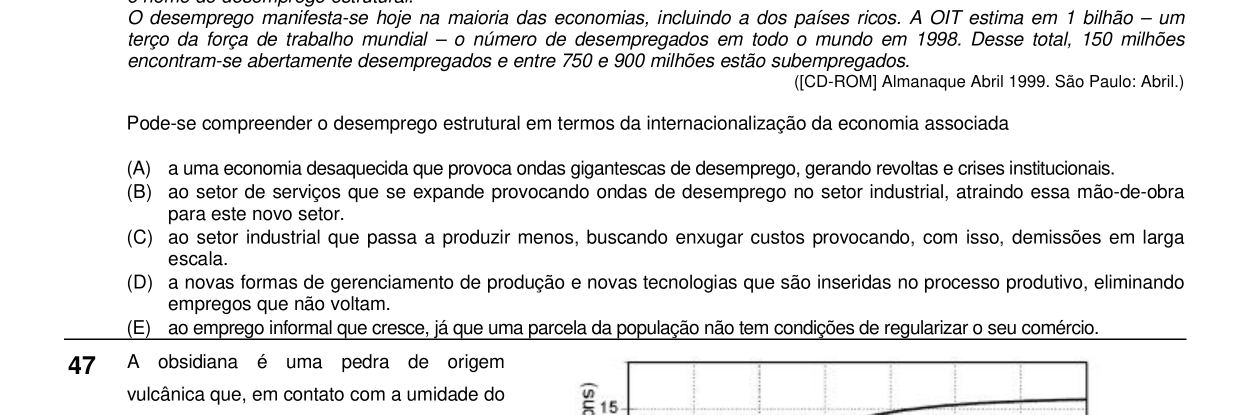
#> input picture questoes_recortadas/Q01.png, 2480 x 829 px, given as the content of the folder ../imagens_originais, which was not available (shown at 1/2 size)
$ python recortar_questoes.py
#> lines starting #> are read from the running program, lines starting #| are printed output that depends on the picture; after the words box and inside, x2 and y2 are one past the last pixel; in counts of white or black regions, pixels touching at a corner belong together
import cv2
import pytesseract
import re
import os

# ----------------- CONFIGURAÇÕES (AJUSTE AQUI SE PRECISAR) -----------------
# Se o Tesseract não estiver no PATH do Windows, descomente e informe o caminho:
# pytesseract.pytesseract.tesseract_cmd = r'C:\Program Files\Tesseract-OCR\tesseract.exe'

PASTA_ORIGINAIS = "../imagens_originais"
PASTA_QUESTOES = "../questoes_recortadas"
NUMERO_QUESTOES = 63   # ENEM 1999 teve 63 questões
# -------------------------------------------------------------------------

os.makedirs(PASTA_QUESTOES, exist_ok=True)

def encontrar_numeros_questoes(imagem):
    """Retorna lista com número e coordenada y de cada questão detectada."""
    gray = cv2.cvtColor(imagem, cv2.COLOR_BGR2GRAY)
    _, thresh = cv2.threshold(gray, 150, 255, cv2.THRESH_BINARY_INV)

    dados = pytesseract.image_to_data(thresh, lang='por', output_type=pytesseract.Output.DICT)

    questoes = []
    for i in range(len(dados['text'])):
        texto = dados['text'][i].strip()
        # Padrão para "01", "1.", "1-", "01 -", etc.
        match = re.match(r'^(\d{1,2})\s*[\.\-\–]?', texto)
        if match:
            num = int(match.group(1))
            if 1 <= num <= NUMERO_QUESTOES:
                y = dados['top'][i]
                h = dados['height'][i]
                questoes.append({
                    'numero': num,
                    'y_centro': y + h // 2,
                    'y_topo': y,
                    'altura': h
                })
    # Remove duplicatas (mantendo a primeira ocorrência de cada número)
    vistos = set()
    unicas = []
    for q in questoes:
        if q['numero'] not in vistos:
            vistos.add(q['numero'])
            unicas.append(q)
    unicas.sort(key=lambda q: q['numero'])
    return unicas

def recortar_pagina(caminho_imagem):
#> called with caminho_imagem = '../imagens_originais/Q01.png'
    img = cv2.imread(caminho_imagem)
#> img is the input picture: shape (829, 2480, 3); min 0, max 255, mean 233
    if img is None:
        print(f"Erro ao ler {caminho_imagem}")
        return
    altura, largura = img.shape[:2]
#> altura = 829; largura = 2480
    questoes = encontrar_numeros_questoes(img)
#> in encontrar_numeros_questoes, `_, thresh = cv2.threshold(gray, 150, 255, cv2.THRESH_BINARY_INV)`:
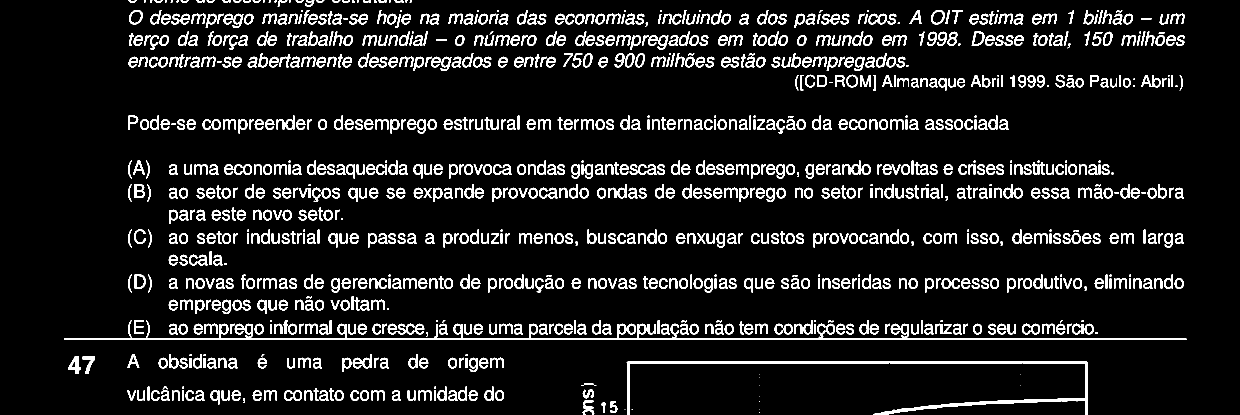
#> thresh: shape (829, 2480) (shown at 1/2 size); 9.1% white; 1130 white regions (94 under 20 px), largest, box (x1, y1, x2, y2) and area: (1253, 722, 2175, 829) 6972, (128, 677, 2373, 680) 6735, (137, 712, 162, 748) 458
    if len(questoes) < 2:
        print(f"  Poucas questões encontradas em {caminho_imagem}, pulando.")
        return

    print(f"  {len(questoes)} questões identificadas.")
    for i in range(len(questoes) - 1):
        q_atual = questoes[i]
        q_prox = questoes[i+1]
        # Topo: um pouco acima do número da questão atual
        topo = max(0, q_atual['y_topo'] - 20)
        # Base: um pouco acima do número da próxima questão
        base = min(q_prox['y_topo'] - 10, altura)
        if base - topo < 50:
            continue
        recorte = img[topo:base, 0:largura]
        nome = f"Q{q_atual['numero']:02d}.png"
        cv2.imwrite(os.path.join(PASTA_QUESTOES, nome), recorte)
        print(f"    {nome} salva.")

    # Última questão da página (vai até o final da imagem)
    ultima = questoes[-1]
    topo = max(0, ultima['y_topo'] - 20)
    base = altura
    recorte = img[topo:base, 0:largura]
    nome = f"Q{ultima['numero']:02d}.png"
    cv2.imwrite(os.path.join(PASTA_QUESTOES, nome), recorte)
    print(f"    {nome} salva.")

# Processar todas as imagens na pasta originais
arquivos = sorted([
    f for f in os.listdir(PASTA_ORIGINAIS)
    if f.lower().endswith(('.png', '.jpg', '.jpeg'))
])

if not arquivos:
    print("Nenhuma imagem encontrada em 'imagens_originais'. Coloque as imagens lá primeiro.")
else:
    for arquivo in arquivos:
        caminho = os.path.join(PASTA_ORIGINAIS, arquivo)
        print(f"Processando {arquivo}...")
#> (the run stopped early here; a loop or call above may not have finished)

$ run again, on questoes_recortadas/Q05.png
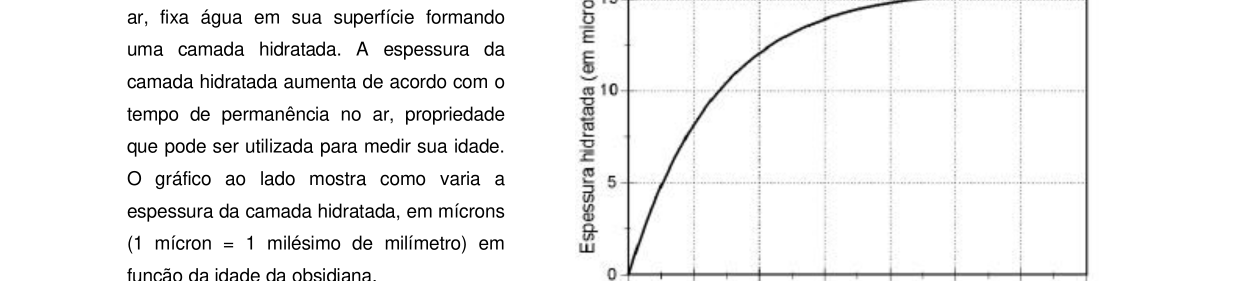
#> input picture questoes_recortadas/Q05.png, 2480 x 562 px, given as the content of the folder ../imagens_originais, which was not available (shown at 1/2 size)
#> in recortar_pagina, img is the input picture: shape (562, 2480, 3); min 0, max 255, mean 242.3
#> in encontrar_numeros_questoes, `_, thresh = cv2.threshold(gray, 150, 255, cv2.THRESH_BINARY_INV)`:
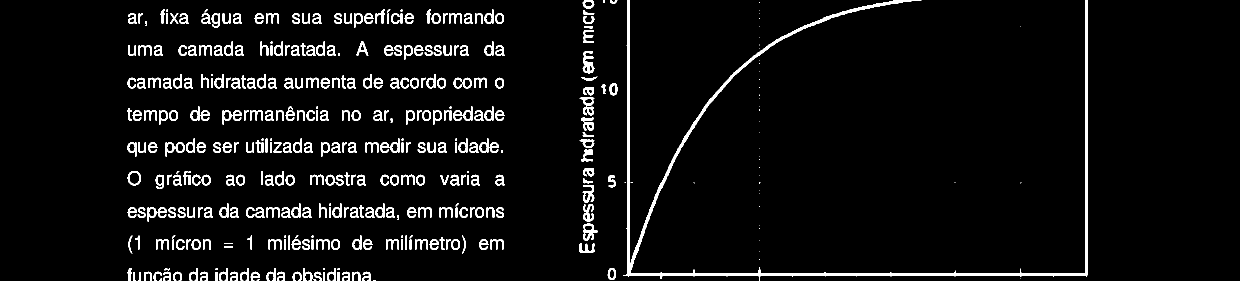
#> thresh: shape (562, 2480) (shown at 1/2 size); 5% white; 394 white regions (68 under 20 px), largest, box (x1, y1, x2, y2) and area: (1246, 0, 2175, 562) 14137, (1165, 102, 1189, 147) 560, (1166, 447, 1196, 482) 443

$ run again, on questoes_recortadas/Q09.png
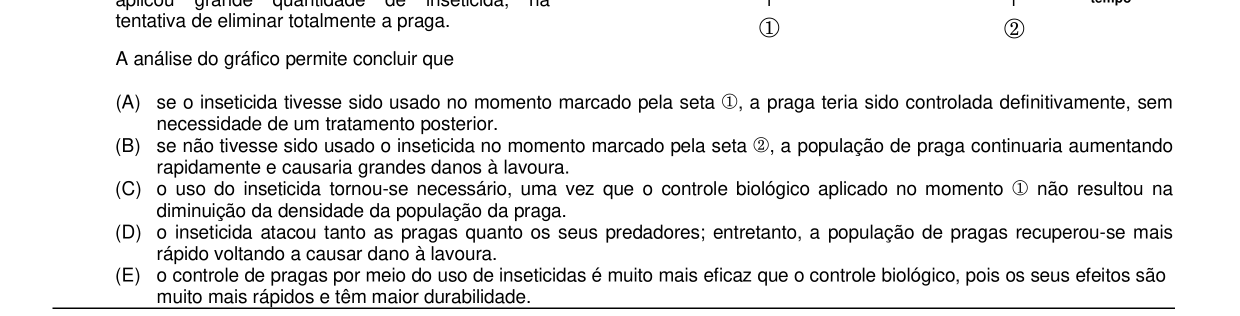
#> input picture questoes_recortadas/Q09.png, 2480 x 632 px, given as the content of the folder ../imagens_originais, which was not available (shown at 1/2 size)
#> in recortar_pagina, img is the input picture: shape (632, 2480, 3); min 0, max 255, mean 233.7
#> in encontrar_numeros_questoes, `_, thresh = cv2.threshold(gray, 150, 255, cv2.THRESH_BINARY_INV)`:
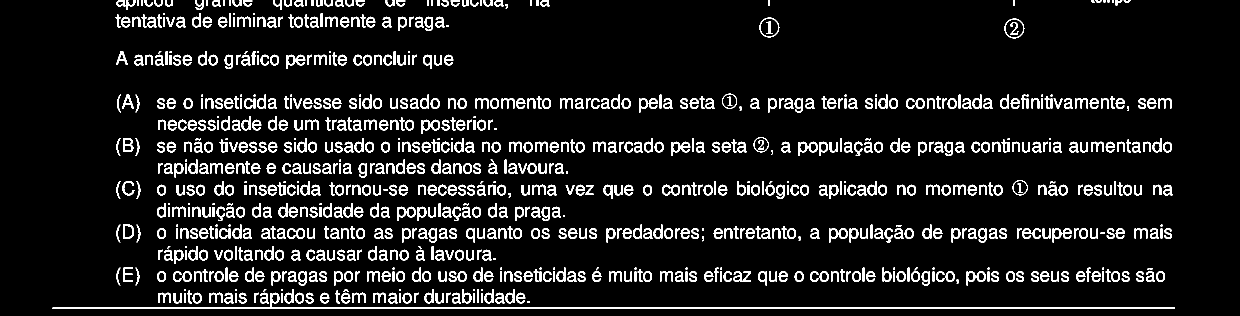
#> thresh: shape (632, 2480) (shown at 1/2 size); 8.8% white; 900 white regions (78 under 20 px), largest, box (x1, y1, x2, y2) and area: (105, 615, 2350, 618) 6735, (246, 276, 267, 304) 311, (246, 449, 268, 477) 277
